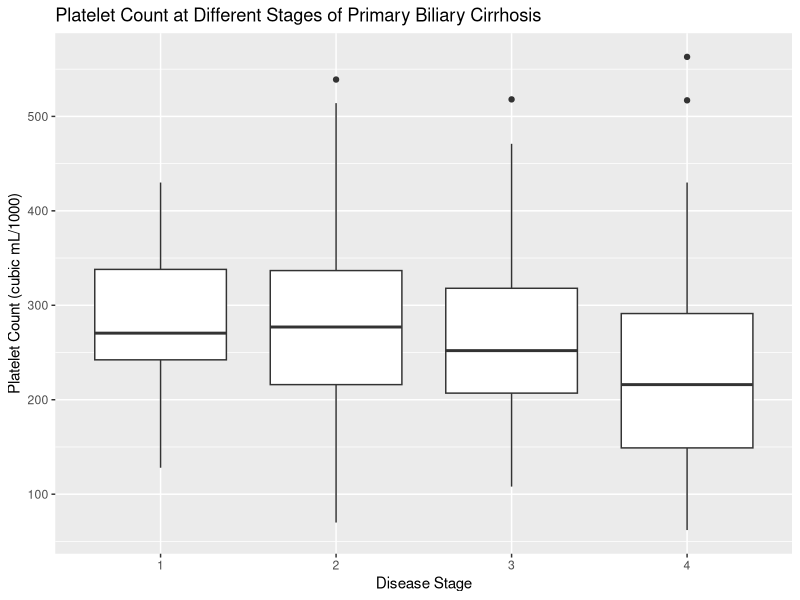

The R source for this figure:
## ---- chunk 1

library(survival)
library(ggplot2)

data(pbc)

## ---- chunk 2
mean(pbc$platelet, na.rm = TRUE)
median(pbc$platelet, na.rm = TRUE)
range(pbc$platelet, na.rm = TRUE)
## ---- chunk 3
aggregate(platelet ~ stage, data = pbc, FUN = mean, na.rm = TRUE)
## ---- chunk 4
pbc_no_na <- pbc[!is.na(pbc$stage),]

ggplot(pbc_no_na, aes(x = factor(stage), y = platelet)) +
  geom_boxplot(na.rm = TRUE) +
  labs(
    x = "Disease Stage",
    y = "Platelet Count (cubic mL/1000)", title = "Platelet Count at Different Stages of Primary Biliary Cirrhosis"
  )
